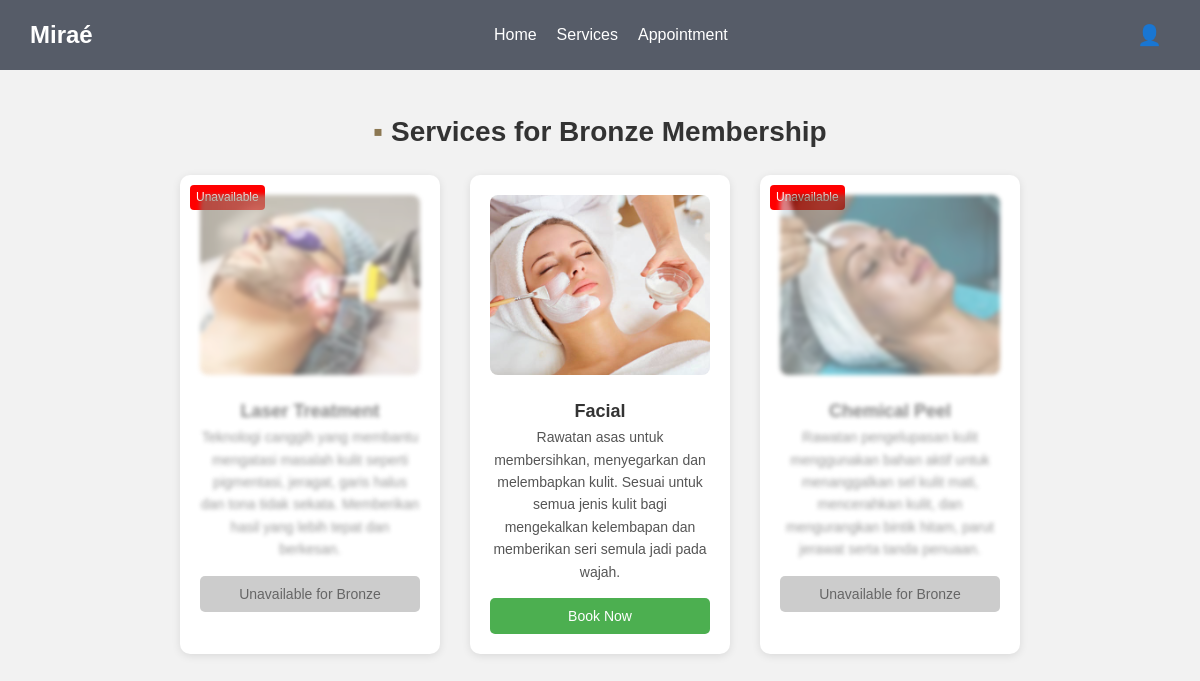
The page /bronzeService.php on the database its author committed.
### tables this page shows
CREATE TABLE `services` (
  `serviceID` int(11) NOT NULL,
  `serviceName` varchar(100) DEFAULT NULL,
  `servicePrice` decimal(10,2) DEFAULT NULL,
  `serviceDesc` text DEFAULT NULL,
  `serviceImage` varchar(255) DEFAULT NULL
);

### bronzeService.php (the view, shortened to what this page needs)
<?php
include('db.php');
$query = "SELECT * FROM services ORDER BY serviceID ASC";
$result = mysqli_query($conn, $query);
?>
<!DOCTYPE html>
<html lang="en">
<head>
     <link rel="stylesheet" href="customer.css">
</head>
<body>
<?php include('custHeader.php'); ?>
<h2><span style="color: #8C7853;">▪</span> Services for Bronze Membership</h2>
<div class="services-container">
    <?php while ($row = mysqli_fetch_assoc($result)):
        $serviceName = strtolower($row['serviceName']);
        $isFacial = strpos($serviceName, 'facial') !== false;
        $image = $row['serviceImage'] ?: 'default.jpg';
        $imagePath = file_exists("uploads/$image") ? "uploads/$image" : "assets/default.jpg";
    ?>
        <div class="card">
            <?php if (!$isFacial): ?>
                <div class="unavailable-label">Unavailable</div>
            <?php endif; ?>
            <div class="<?= !$isFacial ? 'blur' : '' ?>">
                <img src="<?= htmlspecialchars($imagePath) ?>" alt="<?= htmlspecialchars($row['serviceName']) ?>">
                <h3><?= htmlspecialchars($row['serviceName']) ?></h3>
                <p><?= htmlspecialchars($row['serviceDesc']) ?></p>
            </div>
            <button
                class="<?= $isFacial ? 'book-btn' : 'disabled-btn' ?>"
                <?= $isFacial ? "onclick=\"location.href='bronzeBook.php?serviceID={$row['serviceID']}'\"" : 'disabled aria-disabled="true"' ?>>
                <?= $isFacial ? 'Book Now' : 'Unavailable for Bronze' ?>
            </button>
        </div>
    <?php endwhile; ?>
</div>
</body>
</html>

### customer.css (style rules this page uses)
* { margin: 0; padding: 0; box-sizing: border-box; }
body { font-family: Arial, sans-serif; background-color: #f4f4f4; color: #333; line-height: 1.6; }

### bronzeService.php (style rules this page uses)
body { font-family: Arial, sans-serif; background: #f2f2f2; margin: 0; padding: 0; }
h2 { text-align: center; margin: 40px 0 20px; font-size: 28px; }
.services-container { display: flex; flex-wrap: wrap; justify-content: center; gap: 30px; padding-bottom: 40px; }
.card { background: white; width: 260px; border-radius: 10px; box-shadow: 0 2px 8px rgba(0,0,0,0.1); text-align: center; padding: 20px; position: relative; transition: transform 0.2s ease; }
.card img { width: 100%; height: 180px; object-fit: cover; border-radius: 8px; }
.card h3 { margin-top: 15px; font-size: 18px; }
.card p { font-size: 14px; color: #555; min-height: 60px; }
.card button { margin-top: 15px; width: 100%; padding: 10px 15px; font-size: 14px; border: none; border-radius: 5px; cursor: pointer; }
.book-btn { background-color: #4CAF50; color: white; }
.disabled-btn { background-color: #ccc; color: #666; cursor: not-allowed; }
.blur { filter: blur(2px); opacity: 0.6; }
.unavailable-label { position: absolute; top: 10px; left: 10px; background: red; color: white; font-size: 12px; padding: 3px 6px; border-radius: 4px; }

### rows shown on the page
services: shows "Unavailable", serviceImage (picture), serviceName "Laser Treatment", serviceDesc "Teknologi canggih yang membantu mengatasi masalah kulit seperti pigmentasi, jeragat, garis halus dan tona tidak sekata. Memberikan hasil yang lebih tepat dan berkesan.", shows "Unavailable for Bronze"
services: serviceImage (picture), serviceName "Facial", serviceDesc "Rawatan asas untuk membersihkan, menyegarkan dan melembapkan kulit. Sesuai untuk semua jenis kulit bagi mengekalkan kelembapan dan memberikan seri semula jadi pada wajah.", shows "Book Now"
services: shows "Unavailable", serviceImage (picture), serviceName "Chemical Peel", serviceDesc "Rawatan pengelupasan kulit menggunakan bahan aktif untuk menanggalkan sel kulit mati, mencerahkan kulit, dan mengurangkan bintik hitam, parut jerawat serta tanda penuaan.", shows "Unavailable for Bronze"
